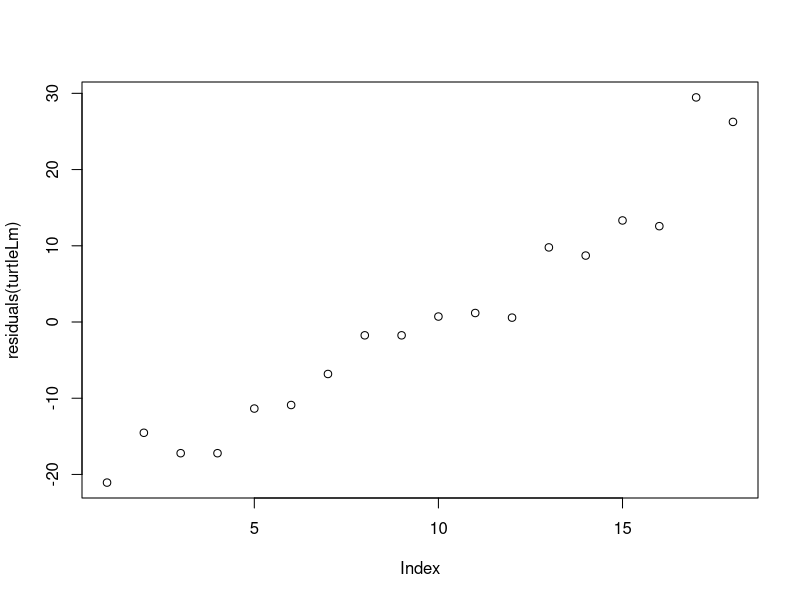

Here is the R script that generated this plot:
library("tidyverse")

turtles <- read.csv("turtles.csv", header=TRUE)

turtleLm <- lm(carapace ~ eggs, data=turtles)

plot(residuals(turtleLm))
abline(carapace ~ eggs)

turtleAov <- aov(turtleLm)